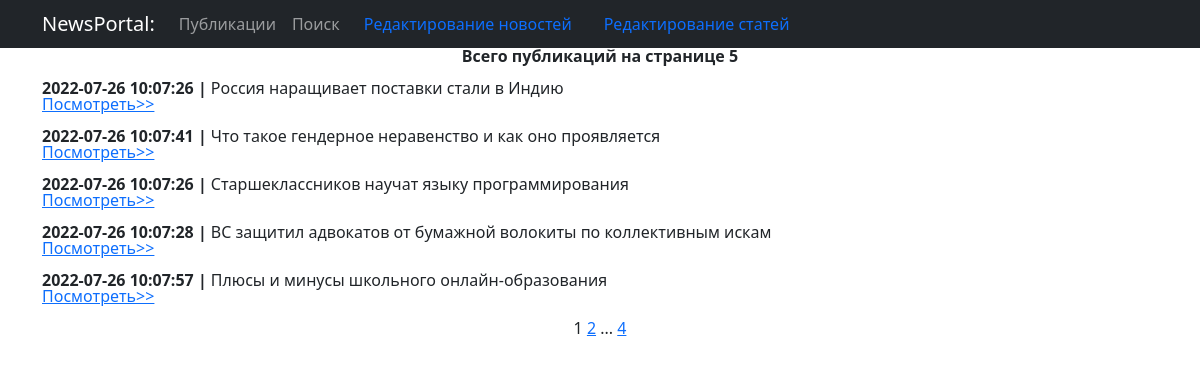
Page /news/ on the committed database.
### news/models.py (models this page shows, shortened)
class Post(models.Model):
    article   = 'ART'
    news      = 'NEW'
    POSITIONS = [
        (article, 'Статья'),
        (news,    'Новости')]
    kind    = models.CharField(max_length = 3, choices=POSITIONS,)
    time_in = models.DateTimeField(auto_now_add = True)
    title   = models.CharField(max_length = 255)
    text    = models.TextField()
    post_rating = models.IntegerField(default=0)
    author   = models.ForeignKey(Author, on_delete = models.CASCADE)
    category = models.ManyToManyField(Category, through = 'PostCategory')

### news/views.py (the view)
# urls.py: path('',          PostList.as_view(),   name='post_list'),
class PostList(ListView):
    model = Post
    ordering = '-time_in'
    template_name = 'post_list.html'
    context_object_name = 'post_list'
    paginate_by = 5

### templates/post_list.html (shortened to what this page needs)
{% extends 'flatpages/default.html' %}
{% block title %}
   <b>Всего публикаций на странице {{ post_list|length }} </b><br><br>
{% endblock title %}
{% block content %}
   {% for post in post_list %}
     <div align="left">
     <b> {{ post.time_in|date:'Y-m-d  H:m:s' }} | </b> {{ post.title }}<br>
     <a href='{{post.pk}}'> Посмотреть>></a>
     </div><br>
   {% endfor %}
   {{ page_obj.number }}
   {% if page_obj.has_next %}
       <a href="?page={{ page_obj.next_page_number }}">{{ page_obj.next_page_number }}</a>
       {% if paginator.num_pages != page_obj.next_page_number %}
           ...
           <a href="?page={{ page_obj.paginator.num_pages }}">{{ page_obj.paginator.num_pages }}</a>
       {% endif %}
   {% endif %}
{% endblock content %}

### templates/post_list.html (style rules this page uses)
div { line-height: 1; }

### rows in the picture
Post: time_in "2022-07-26 10:07:26", title "Россия наращивает поставки стали в Индию"
Post: time_in "2022-07-26 10:07:41", title "Что такое гендерное неравенство и как оно проявляется"
Post: time_in "2022-07-26 10:07:26", title "Старшеклассников научат языку программирования"
Post: time_in "2022-07-26 10:07:28", title "ВС защитил адвокатов от бумажной волокиты по коллективным искам"
Post: time_in "2022-07-26 10:07:57", title "Плюсы и минусы школьного онлайн-образования"

### other values in the picture
{{ post_list|length }} "5"
{{ page_obj.number }} "1"
{{ page_obj.next_page_number }} "2"
{{ page_obj.paginator.num_pages }} "4"
